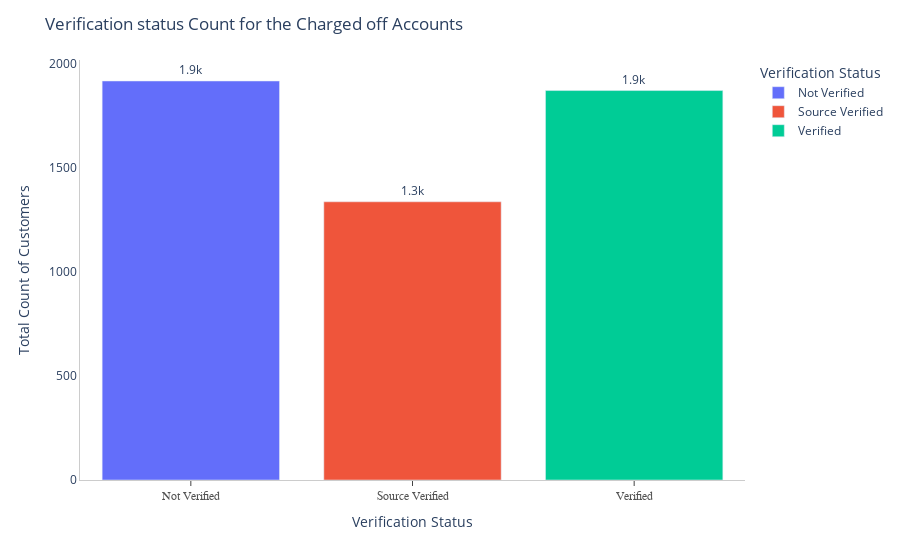

The notebook cell saved with this chart:
### Code cell
# Count of Charged off Customers for Different Verification Status
fig = px.bar(loan2woc[(loan2woc['loan_status'] == 'Charged Off')].groupby(['verification_status'])['id'].count().reset_index(),
             x='verification_status',y='id',
             text='id',
            labels={'id':'Total Count of Customers','verification_status':'Verification Status'},
             color='verification_status'
            )

fig.update_layout(plot_bgcolor='white',xaxis=dict(
    showline=True,showgrid=True,showticklabels=True,
    linecolor='rgb(204,204,204)',
    linewidth=1,ticks='outside',tickfont=dict(family='Arial',size=12,color='rgb(82,82,82)')
    ),
    yaxis=dict(
        showgrid=True,zeroline=True,showline=True,
        showticklabels=True,
        linecolor='rgb(204,204,204)',
    ),
    title='Verification status Count for the Charged off Accounts',
    showlegend=True,
    legend=dict(title='Verification Status')
   )
fig.update_traces(texttemplate='%{text:.2s}',textposition='outside')
fig.show()

### Figure 1 — Plotly figure (JSON) as saved in the notebook; plotly's stock layout.template omitted (floating-point values rounded to 4 significant figures)
{"data": [{"alignmentgroup": "True", "hovertemplate": "Verification Status=%{x}<br>Total Count of Customers=%{text}<extra></extra>", "legendgroup": "Not Verified", "marker": {"color": "#636efa"}, "name": "Not Verified", "offsetgroup": "Not Verified", "orientation": "v", "showlegend": true, "text": [1919], "textposition": "outside", "texttemplate": "%{text:.2s}", "type": "bar", "x": ["Not Verified"], "xaxis": "x", "y": [1919], "yaxis": "y"}, {"alignmentgroup": "True", "hovertemplate": "Verification Status=%{x}<br>Total Count of Customers=%{text}<extra></extra>", "legendgroup": "Source Verified", "marker": {"color": "#EF553B"}, "name": "Source Verified", "offsetgroup": "Source Verified", "orientation": "v", "showlegend": true, "text": [1338], "textposition": "outside", "texttemplate": "%{text:.2s}", "type": "bar", "x": ["Source Verified"], "xaxis": "x", "y": [1338], "yaxis": "y"}, {"alignmentgroup": "True", "hovertemplate": "Verification Status=%{x}<br>Total Count of Customers=%{text}<extra></extra>", "legendgroup": "Verified", "marker": {"color": "#00cc96"}, "name": "Verified", "offsetgroup": "Verified", "orientation": "v", "showlegend": true, "text": [1873], "textposition": "outside", "texttemplate": "%{text:.2s}", "type": "bar", "x": ["Verified"], "xaxis": "x", "y": [1873], "yaxis": "y"}], "layout": {"barmode": "relative", "legend": {"title": {"text": "Verification Status"}, "tracegroupgap": 0}, "margin": {"t": 60}, "plot_bgcolor": "white", "showlegend": true, "title": {"text": "Verification status Count for the Charged off Accounts"}, "xaxis": {"anchor": "y", "categoryarray": ["Not Verified", "Source Verified", "Verified"], "categoryorder": "array", "domain": [0, 1], "linecolor": "rgb(204,204,204)", "linewidth": 1, "showgrid": true, "showline": true, "showticklabels": true, "tickfont": {"color": "rgb(82,82,82)", "family": "Arial", "size": 12}, "ticks": "outside", "title": {"text": "Verification Status"}}, "yaxis": {"anchor": "x", "domain": [0, 1], "linecolor": "rgb(204,204,204)", "showgrid": true, "showline": true, "showticklabels": true, "title": {"text": "Total Count of Customers"}, "zeroline": true}}}
